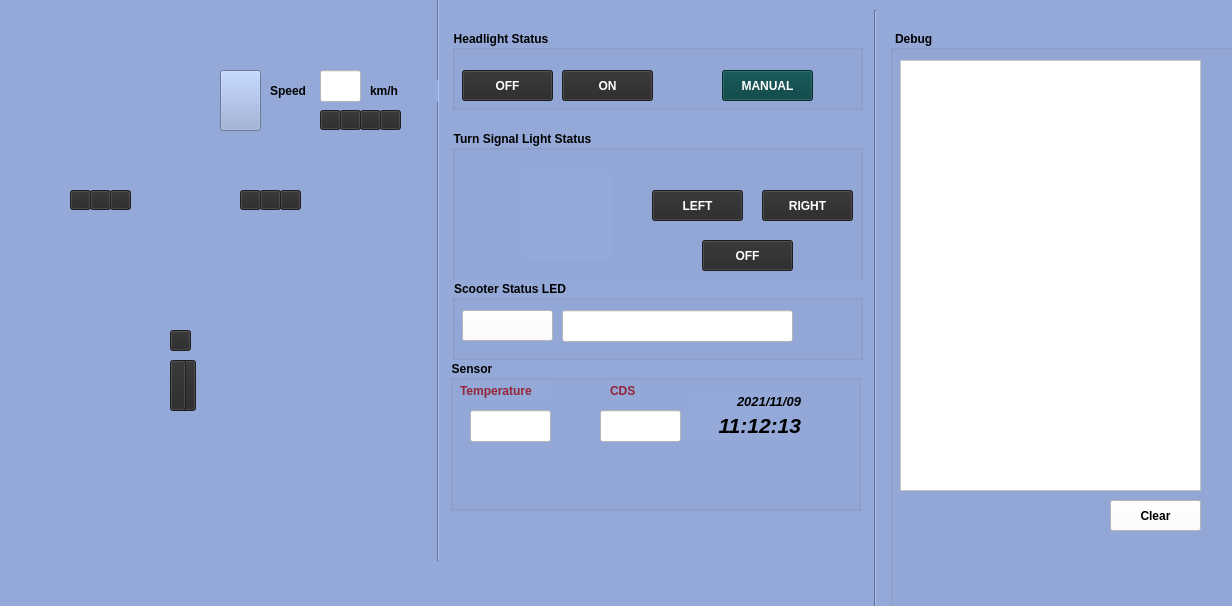
<?xml version="1.0" encoding="UTF-8"?>
<ui version="4.0">
 <class>MainWindow</class>
 <widget class="QMainWindow" name="MainWindow">
  <property name="geometry">
   <rect>
    <x>0</x>
    <y>0</y>
    <width>1232</width>
    <height>606</height>
   </rect>
  </property>
  <property name="windowTitle">
   <string>MainWindow</string>
  </property>
  <property name="styleSheet">
   <string notr="true">background-color:rgb(148,169,216);</string>
  </property>
  <widget class="QWidget" name="centralWidget">
   <widget class="QGroupBox" name="grLampState">
    <property name="geometry">
     <rect>
      <x>452</x>
      <y>30</y>
      <width>411</width>
      <height>80</height>
     </rect>
    </property>
    <property name="styleSheet">
     <string notr="true">font-weight:bold</string>
    </property>
    <property name="title">
     <string>Headlight Status</string>
    </property>
    <widget class="QPushButton" name="btnLampStateOff">
     <property name="geometry">
      <rect>
       <x>10</x>
       <y>40</y>
       <width>91</width>
       <height>31</height>
      </rect>
     </property>
     <property name="styleSheet">
      <string notr="true">background-color:rgb(40,40,40); color:white;</string>
     </property>
     <property name="text">
      <string>OFF</string>
     </property>
    </widget>
    <widget class="QPushButton" name="btnLampStateOn">
     <property name="geometry">
      <rect>
       <x>110</x>
       <y>40</y>
       <width>91</width>
       <height>31</height>
      </rect>
     </property>
     <property name="styleSheet">
      <string notr="true">background-color:rgb(40,40,40); color:white;</string>
     </property>
     <property name="text">
      <string>ON</string>
     </property>
    </widget>
    <widget class="QPushButton" name="btnLampOption">
     <property name="geometry">
      <rect>
       <x>270</x>
       <y>40</y>
       <width>91</width>
       <height>31</height>
      </rect>
     </property>
     <property name="styleSheet">
      <string notr="true">background-color:rgb(2,63,63); color:white;</string>
     </property>
     <property name="text">
      <string>MANUAL</string>
     </property>
    </widget>
   </widget>
   <widget class="Line" name="lineItem1">
    <property name="geometry">
     <rect>
      <x>430</x>
      <y>-180</y>
      <width>16</width>
      <height>741</height>
     </rect>
    </property>
    <property name="styleSheet">
     <string notr="true"/>
    </property>
    <property name="orientation">
     <enum>Qt::Vertical</enum>
    </property>
   </widget>
   <widget class="QGroupBox" name="grpSignalStat">
    <property name="geometry">
     <rect>
      <x>452</x>
      <y>130</y>
      <width>411</width>
      <height>231</height>
     </rect>
    </property>
    <property name="styleSheet">
     <string notr="true">font-weight:bold</string>
    </property>
    <property name="title">
     <string>Turn Signal Light Status</string>
    </property>
    <widget class="QPushButton" name="statTurnSignalL">
     <property name="geometry">
      <rect>
       <x>200</x>
       <y>60</y>
       <width>91</width>
       <height>31</height>
      </rect>
     </property>
     <property name="styleSheet">
      <string notr="true">background-color:rgb(40,40,40);  color:white;</string>
     </property>
     <property name="text">
      <string>LEFT</string>
     </property>
    </widget>
    <widget class="QPushButton" name="statSignalOff">
     <property name="geometry">
      <rect>
       <x>250</x>
       <y>110</y>
       <width>91</width>
       <height>31</height>
      </rect>
     </property>
     <property name="styleSheet">
      <string notr="true">background-color:rgb(40,40,40); color:white;</string>
     </property>
     <property name="text">
      <string>OFF</string>
     </property>
    </widget>
    <widget class="QPushButton" name="statTurnSignalR">
     <property name="geometry">
      <rect>
       <x>310</x>
       <y>60</y>
       <width>91</width>
       <height>31</height>
      </rect>
     </property>
     <property name="styleSheet">
      <string notr="true">background-color:rgb(40,40,40); color:white;</string>
     </property>
     <property name="text">
      <string>RIGHT</string>
     </property>
    </widget>
    <widget class="QLabel" name="statEmerSignal">
     <property name="geometry">
      <rect>
       <x>70</x>
       <y>40</y>
       <width>91</width>
       <height>91</height>
      </rect>
     </property>
     <property name="text">
      <string/>
     </property>
     <property name="pixmap">
      <pixmap resource="device.qrc">:/images/system/emergency.png</pixmap>
     </property>
    </widget>
    <widget class="QGroupBox" name="grpColorLampState">
     <property name="geometry">
      <rect>
       <x>0</x>
       <y>150</y>
       <width>411</width>
       <height>80</height>
      </rect>
     </property>
     <property name="styleSheet">
      <string notr="true">font-weight:bold</string>
     </property>
     <property name="title">
      <string>Scooter Status LED</string>
     </property>
     <widget class="QPushButton" name="btnColorLedState">
      <property name="geometry">
       <rect>
        <x>10</x>
        <y>30</y>
        <width>91</width>
        <height>31</height>
       </rect>
      </property>
      <property name="styleSheet">
       <string notr="true">background-color:white</string>
      </property>
      <property name="text">
       <string/>
      </property>
     </widget>
     <widget class="QLineEdit" name="leColorLedValue">
      <property name="geometry">
       <rect>
        <x>110</x>
        <y>30</y>
        <width>231</width>
        <height>32</height>
       </rect>
      </property>
      <property name="styleSheet">
       <string notr="true">background-color:white</string>
      </property>
      <property name="alignment">
       <set>Qt::AlignCenter</set>
      </property>
     </widget>
    </widget>
   </widget>
   <widget class="QGroupBox" name="grpSensorState">
    <property name="geometry">
     <rect>
      <x>450</x>
      <y>360</y>
      <width>411</width>
      <height>151</height>
     </rect>
    </property>
    <property name="styleSheet">
     <string notr="true">font-weight:bold</string>
    </property>
    <property name="title">
     <string>Sensor</string>
    </property>
    <widget class="QLineEdit" name="leTempValue">
     <property name="geometry">
      <rect>
       <x>20</x>
       <y>50</y>
       <width>81</width>
       <height>32</height>
      </rect>
     </property>
     <property name="styleSheet">
      <string notr="true">background-color:white</string>
     </property>
     <property name="alignment">
      <set>Qt::AlignCenter</set>
     </property>
    </widget>
    <widget class="QLabel" name="lbTemperature">
     <property name="geometry">
      <rect>
       <x>10</x>
       <y>20</y>
       <width>91</width>
       <height>22</height>
      </rect>
     </property>
     <property name="styleSheet">
      <string notr="true">color: rgb(148,37,55);</string>
     </property>
     <property name="text">
      <string>Temperature</string>
     </property>
    </widget>
    <widget class="QLineEdit" name="leCdsValue">
     <property name="geometry">
      <rect>
       <x>150</x>
       <y>50</y>
       <width>81</width>
       <height>32</height>
      </rect>
     </property>
     <property name="styleSheet">
      <string notr="true">background-color:white</string>
     </property>
     <property name="alignment">
      <set>Qt::AlignCenter</set>
     </property>
    </widget>
    <widget class="QLabel" name="lbIllumination">
     <property name="geometry">
      <rect>
       <x>160</x>
       <y>20</y>
       <width>31</width>
       <height>22</height>
      </rect>
     </property>
     <property name="styleSheet">
      <string notr="true">color: rgb(148,37,55);</string>
     </property>
     <property name="text">
      <string>CDS</string>
     </property>
    </widget>
    <widget class="QLabel" name="lbDispDate">
     <property name="geometry">
      <rect>
       <x>240</x>
       <y>30</y>
       <width>111</width>
       <height>22</height>
      </rect>
     </property>
     <property name="font">
      <font>
       <pointsize>10</pointsize>
       <weight>75</weight>
       <italic>true</italic>
       <bold>true</bold>
      </font>
     </property>
     <property name="text">
      <string>2021/11/09</string>
     </property>
     <property name="alignment">
      <set>Qt::AlignRight|Qt::AlignTrailing|Qt::AlignVCenter</set>
     </property>
    </widget>
    <widget class="QLabel" name="lbDispTime">
     <property name="geometry">
      <rect>
       <x>190</x>
       <y>50</y>
       <width>161</width>
       <height>31</height>
      </rect>
     </property>
     <property name="font">
      <font>
       <pointsize>16</pointsize>
       <weight>75</weight>
       <italic>true</italic>
       <bold>true</bold>
      </font>
     </property>
     <property name="text">
      <string>11:12:13</string>
     </property>
     <property name="alignment">
      <set>Qt::AlignRight|Qt::AlignTrailing|Qt::AlignVCenter</set>
     </property>
    </widget>
    <zorder>leTempValue</zorder>
    <zorder>lbTemperature</zorder>
    <zorder>lbDispDate</zorder>
    <zorder>lbDispTime</zorder>
    <zorder>lbIllumination</zorder>
    <zorder>leCdsValue</zorder>
   </widget>
   <widget class="Line" name="lineItem2">
    <property name="geometry">
     <rect>
      <x>867</x>
      <y>10</y>
      <width>16</width>
      <height>741</height>
     </rect>
    </property>
    <property name="styleSheet">
     <string notr="true"/>
    </property>
    <property name="orientation">
     <enum>Qt::Vertical</enum>
    </property>
   </widget>
   <widget class="QLineEdit" name="leSpeedValue">
    <property name="geometry">
     <rect>
      <x>320</x>
      <y>70</y>
      <width>41</width>
      <height>32</height>
     </rect>
    </property>
    <property name="styleSheet">
     <string notr="true">background-color:white;</string>
    </property>
   </widget>
   <widget class="QLabel" name="lbSpeed">
    <property name="geometry">
     <rect>
      <x>270</x>
      <y>80</y>
      <width>68</width>
      <height>22</height>
     </rect>
    </property>
    <property name="styleSheet">
     <string notr="true">font-weight:bold;</string>
    </property>
    <property name="text">
     <string>Speed</string>
    </property>
   </widget>
   <widget class="QPushButton" name="pbCtrlAccelState">
    <property name="geometry">
     <rect>
      <x>180</x>
      <y>360</y>
      <width>16</width>
      <height>51</height>
     </rect>
    </property>
    <property name="styleSheet">
     <string notr="true">background-color:rgb(40,40,40);</string>
    </property>
    <property name="text">
     <string/>
    </property>
   </widget>
   <widget class="QLabel" name="lbPerIllumin">
    <property name="geometry">
     <rect>
      <x>230</x>
      <y>360</y>
      <width>91</width>
      <height>22</height>
     </rect>
    </property>
    <property name="styleSheet">
     <string notr="true">font-weight:bold;</string>
    </property>
    <property name="text">
     <string/>
    </property>
   </widget>
   <widget class="QPushButton" name="pbHeadLight">
    <property name="geometry">
     <rect>
      <x>170</x>
      <y>330</y>
      <width>21</width>
      <height>21</height>
     </rect>
    </property>
    <property name="styleSheet">
     <string notr="true">background-color:rgb(40,40,40);</string>
    </property>
    <property name="text">
     <string/>
    </property>
   </widget>
   <widget class="QPushButton" name="pbCtrlBrakeState">
    <property name="geometry">
     <rect>
      <x>170</x>
      <y>360</y>
      <width>16</width>
      <height>51</height>
     </rect>
    </property>
    <property name="styleSheet">
     <string notr="true">background-color:rgb(40,40,40);</string>
    </property>
    <property name="text">
     <string/>
    </property>
   </widget>
   <widget class="QPushButton" name="pbTurnSignalR1">
    <property name="geometry">
     <rect>
      <x>240</x>
      <y>190</y>
      <width>21</width>
      <height>20</height>
     </rect>
    </property>
    <property name="styleSheet">
     <string notr="true">background-color:rgb(40,40,40);</string>
    </property>
    <property name="text">
     <string/>
    </property>
   </widget>
   <widget class="QPushButton" name="pbTurnSignalL1">
    <property name="geometry">
     <rect>
      <x>110</x>
      <y>190</y>
      <width>21</width>
      <height>20</height>
     </rect>
    </property>
    <property name="styleSheet">
     <string notr="true">background-color:rgb(40,40,40);</string>
    </property>
    <property name="text">
     <string/>
    </property>
   </widget>
   <widget class="QGroupBox" name="grpDebugMsg">
    <property name="geometry">
     <rect>
      <x>890</x>
      <y>30</y>
      <width>351</width>
      <height>721</height>
     </rect>
    </property>
    <property name="styleSheet">
     <string notr="true">font-weight:bold;</string>
    </property>
    <property name="title">
     <string> Debug</string>
    </property>
    <widget class="QPushButton" name="btnDebugMsgClear">
     <property name="geometry">
      <rect>
       <x>220</x>
       <y>470</y>
       <width>91</width>
       <height>31</height>
      </rect>
     </property>
     <property name="styleSheet">
      <string notr="true">background-color:white;</string>
     </property>
     <property name="text">
      <string>Clear</string>
     </property>
    </widget>
    <widget class="QTextEdit" name="teDebugMessage">
     <property name="geometry">
      <rect>
       <x>10</x>
       <y>30</y>
       <width>301</width>
       <height>431</height>
      </rect>
     </property>
     <property name="styleSheet">
      <string notr="true">background-color:white; font-weight:normal;</string>
     </property>
    </widget>
   </widget>
   <widget class="QLabel" name="lbPMDevicePicture_2">
    <property name="geometry">
     <rect>
      <x>50</x>
      <y>-10</y>
      <width>371</width>
      <height>711</height>
     </rect>
    </property>
    <property name="minimumSize">
     <size>
      <width>371</width>
      <height>711</height>
     </size>
    </property>
    <property name="maximumSize">
     <size>
      <width>371</width>
      <height>711</height>
     </size>
    </property>
    <property name="styleSheet">
     <string notr="true">font-weight:bold;</string>
    </property>
    <property name="text">
     <string/>
    </property>
    <property name="pixmap">
     <pixmap resource="device.qrc">:/images/system/front2.png</pixmap>
    </property>
   </widget>
   <widget class="QPushButton" name="pbTurnSignalR2">
    <property name="geometry">
     <rect>
      <x>260</x>
      <y>190</y>
      <width>21</width>
      <height>20</height>
     </rect>
    </property>
    <property name="styleSheet">
     <string notr="true">background-color:rgb(40,40,40);</string>
    </property>
    <property name="text">
     <string/>
    </property>
   </widget>
   <widget class="QPushButton" name="pbTurnSignalR3">
    <property name="geometry">
     <rect>
      <x>280</x>
      <y>190</y>
      <width>21</width>
      <height>20</height>
     </rect>
    </property>
    <property name="styleSheet">
     <string notr="true">background-color:rgb(40,40,40);</string>
    </property>
    <property name="text">
     <string/>
    </property>
   </widget>
   <widget class="QPushButton" name="pbTurnSignalL2">
    <property name="geometry">
     <rect>
      <x>90</x>
      <y>190</y>
      <width>21</width>
      <height>20</height>
     </rect>
    </property>
    <property name="styleSheet">
     <string notr="true">background-color:rgb(40,40,40);</string>
    </property>
    <property name="text">
     <string/>
    </property>
   </widget>
   <widget class="QPushButton" name="pbTurnSignalL3">
    <property name="geometry">
     <rect>
      <x>70</x>
      <y>190</y>
      <width>21</width>
      <height>20</height>
     </rect>
    </property>
    <property name="autoFillBackground">
     <bool>false</bool>
    </property>
    <property name="styleSheet">
     <string notr="true">background-color:rgb(40,40,40);</string>
    </property>
    <property name="text">
     <string/>
    </property>
   </widget>
   <widget class="QPushButton" name="pbSpeedTimer1">
    <property name="geometry">
     <rect>
      <x>320</x>
      <y>110</y>
      <width>21</width>
      <height>20</height>
     </rect>
    </property>
    <property name="styleSheet">
     <string notr="true">background-color:rgb(40,40,40);</string>
    </property>
    <property name="text">
     <string/>
    </property>
   </widget>
   <widget class="QPushButton" name="pbSpeedTimer2">
    <property name="geometry">
     <rect>
      <x>340</x>
      <y>110</y>
      <width>21</width>
      <height>20</height>
     </rect>
    </property>
    <property name="styleSheet">
     <string notr="true">background-color:rgb(40,40,40);</string>
    </property>
    <property name="text">
     <string/>
    </property>
   </widget>
   <widget class="QPushButton" name="pbSpeedTimer3">
    <property name="geometry">
     <rect>
      <x>360</x>
      <y>110</y>
      <width>21</width>
      <height>20</height>
     </rect>
    </property>
    <property name="styleSheet">
     <string notr="true">background-color:rgb(40,40,40);</string>
    </property>
    <property name="text">
     <string/>
    </property>
   </widget>
   <widget class="QPushButton" name="pbSpeedTimer4">
    <property name="geometry">
     <rect>
      <x>380</x>
      <y>110</y>
      <width>21</width>
      <height>20</height>
     </rect>
    </property>
    <property name="styleSheet">
     <string notr="true">background-color:rgb(40,40,40);</string>
    </property>
    <property name="text">
     <string/>
    </property>
   </widget>
   <widget class="QLabel" name="lbSpeed_2">
    <property name="geometry">
     <rect>
      <x>370</x>
      <y>80</y>
      <width>68</width>
      <height>22</height>
     </rect>
    </property>
    <property name="styleSheet">
     <string notr="true">font-weight:bold;</string>
    </property>
    <property name="text">
     <string>km/h</string>
    </property>
   </widget>
   <widget class="QPushButton" name="pbGear">
    <property name="geometry">
     <rect>
      <x>220</x>
      <y>70</y>
      <width>41</width>
      <height>61</height>
     </rect>
    </property>
    <property name="styleSheet">
     <string notr="true">background-color:grb(40,40,40); color:white; font-weight:bold;</string>
    </property>
    <property name="text">
     <string/>
    </property>
   </widget>
   <zorder>lbPMDevicePicture_2</zorder>
   <zorder>grLampState</zorder>
   <zorder>lineItem1</zorder>
   <zorder>grpSignalStat</zorder>
   <zorder>grpSensorState</zorder>
   <zorder>lineItem2</zorder>
   <zorder>lbSpeed</zorder>
   <zorder>pbCtrlAccelState</zorder>
   <zorder>lbPerIllumin</zorder>
   <zorder>pbHeadLight</zorder>
   <zorder>pbCtrlBrakeState</zorder>
   <zorder>pbTurnSignalR1</zorder>
   <zorder>pbTurnSignalL1</zorder>
   <zorder>grpDebugMsg</zorder>
   <zorder>leSpeedValue</zorder>
   <zorder>pbTurnSignalR2</zorder>
   <zorder>pbTurnSignalR3</zorder>
   <zorder>pbTurnSignalL2</zorder>
   <zorder>pbTurnSignalL3</zorder>
   <zorder>pbSpeedTimer1</zorder>
   <zorder>pbSpeedTimer2</zorder>
   <zorder>pbSpeedTimer3</zorder>
   <zorder>pbSpeedTimer4</zorder>
   <zorder>lbSpeed_2</zorder>
   <zorder>pbGear</zorder>
  </widget>
 </widget>
 <layoutdefault spacing="6" margin="11"/>
 <resources>
  <include location="device.qrc"/>
 </resources>
 <connections/>
</ui>
